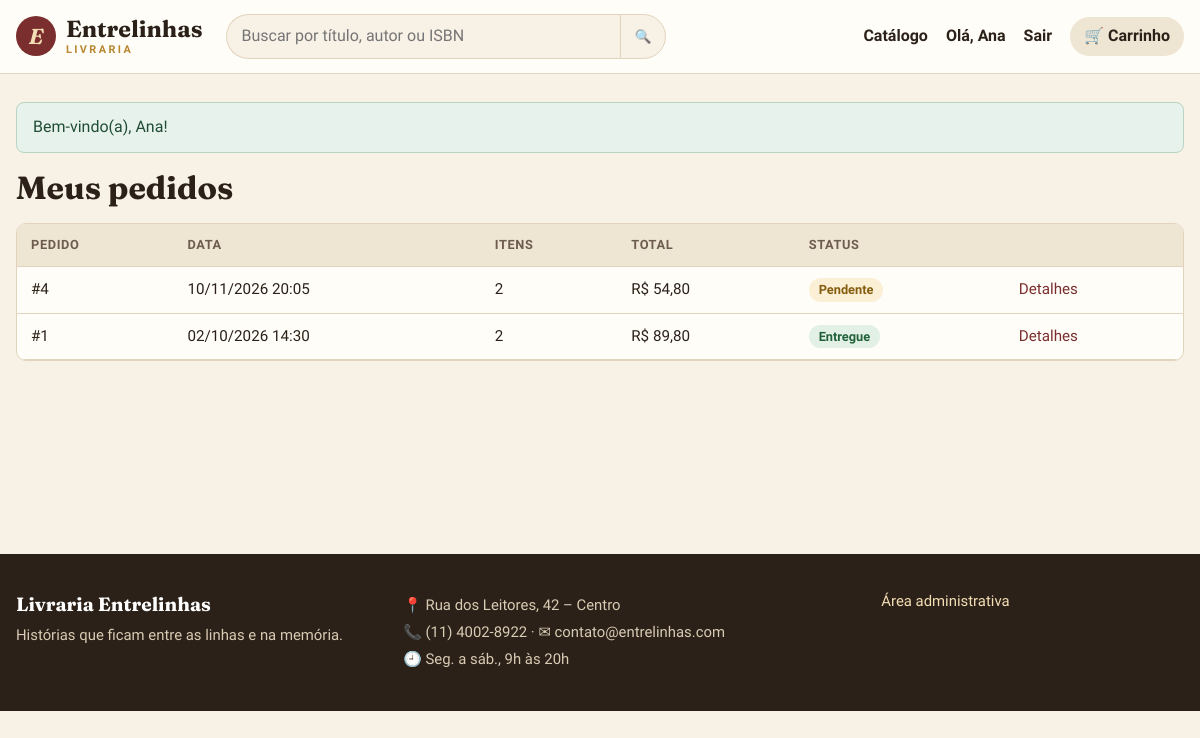
The app's page /minha-conta (signed in) with its own data.
### tables this page shows
CREATE TABLE pedidos (
    id           INT UNSIGNED AUTO_INCREMENT PRIMARY KEY,
    cliente_id   INT UNSIGNED NOT NULL,
    data_pedido  DATETIME NOT NULL DEFAULT CURRENT_TIMESTAMP,
    status       ENUM('pendente','pago','enviado','entregue','cancelado') NOT NULL DEFAULT 'pendente',
    total        DECIMAL(10,2) NOT NULL DEFAULT 0,
    observacao   VARCHAR(255) NULL,
    CONSTRAINT fk_pedido_cliente FOREIGN KEY (cliente_id) REFERENCES clientes(id)
        ON UPDATE CASCADE ON DELETE RESTRICT
);

### app/Core/Controller.php (called while the page is built, shortened)
<?php
class Controller
{
    public function render(string $view, array $dados = [], string $layout = 'public'): void
    {
        extract($dados);
        require APP_PATH . "/Views/{$view}.php";
    }
}

### app/Controllers/ContaController.php (called while the page is built, shortened)
<?php
class ContaController extends Controller
{
    public function pedidos(): void
    {
        $this->render('conta/pedidos', [
            'titulo' => 'Minha conta',
            'pedidos' => (new Pedido())->listar(['cliente_id' => Auth::cliente()['id']]),
        ]);
    }
}

### public/index.php (called while the page is built, shortened)
<?php
$router = new App\Core\Router();
$router->dispatch($_SERVER['REQUEST_URI'], $_SERVER['REQUEST_METHOD']);

### app/Core/Model.php (called while the page is built, shortened)
<?php
abstract class Model
{
    public function __construct()
    {
        $this->db = Database::getConnection();
    }
}

### app/Core/Database.php (called while the page is built, shortened)
<?php
class Database
{
    private static ?PDO $conexao = null;
    private static array $config = [];
    public static function configure(array $config): void
    {
        self::$config = $config;
    }
    public static function getConnection(): PDO
    {
        if (self::$conexao === null) {
            $c = self::$config;
            $dsn = "mysql:host={$c['host']};port={$c['port']};dbname={$c['name']};charset={$c['charset']}";
            try {
                self::$conexao = new PDO($dsn, $c['user'], $c['pass'], [
                    PDO::ATTR_ERRMODE => PDO::ERRMODE_EXCEPTION,
                    PDO::ATTR_DEFAULT_FETCH_MODE => PDO::FETCH_ASSOC,
                    PDO::ATTR_EMULATE_PREPARES => false,
                ]);
            } catch (PDOException $e) {
                http_response_code(500);
                exit('<h1>Erro ao conectar ao banco de dados</h1><p>Verifique se o container MySQL está rodando '
                    . '(<code>docker compose up -d db</code>).</p><pre>' . htmlspecialchars($e->getMessage()) . '</pre>');
            }
        }
        return self::$conexao;
    }
}

### app/Models/Pedido.php (called while the page is built, shortened)
<?php
class Pedido extends Model
{
    public function listar(array $filtros = []): array
    {
        $sql = 'SELECT p.*, c.nome AS cliente,
                       (SELECT SUM(quantidade) FROM itens_pedido i WHERE i.pedido_id = p.id) AS qtd_itens
                FROM pedidos p
                JOIN clientes c ON c.id = p.cliente_id';
        $where = [];
        $params = [];
        if (!empty($filtros['cliente_id'])) {
            $where[] = 'p.cliente_id = :cliente_id';
            $params['cliente_id'] = (int) $filtros['cliente_id'];
        }
        if ($where) {
            $sql .= ' WHERE ' . implode(' AND ', $where);
        }
        $sql .= ' ORDER BY p.data_pedido DESC, p.id DESC';
        $stmt = $this->db->prepare($sql);
        $stmt->execute($params);
        return $stmt->fetchAll();
    }
}

### app/Views/conta/pedidos.php (the view)
<h1 class="titulo-pagina">Meus pedidos</h1>
<?php if (!$pedidos): ?>
    <div class="vazio">
        <p>Você ainda não fez nenhum pedido.</p>
        <a href="<?= url('livros') ?>" class="btn btn-primario">Começar a comprar</a>
    </div>
<?php else: ?>
    <div class="tabela-wrap">
        <table class="tabela">
            <thead><tr><th>Pedido</th><th>Data</th><th>Itens</th><th>Total</th><th>Status</th><th></th></tr></thead>
            <tbody>
            <?php foreach ($pedidos as $p): ?>
                <tr>
                    <td>#<?= $p['id'] ?></td>
                    <td><?= data_br($p['data_pedido'], true) ?></td>
                    <td><?= (int) $p['qtd_itens'] ?></td>
                    <td><?= moeda($p['total']) ?></td>
                    <td><?= status_pedido($p['status']) ?></td>
                    <td><a href="<?= url('minha-conta/pedido/' . $p['id']) ?>">Detalhes</a></td>
                </tr>
            <?php endforeach; ?>
            </tbody>
        </table>
    </div>
<?php endif; ?>

### app/helpers.php (shortened to what this page needs)
<?php
function e(mixed $valor): string
{
    return htmlspecialchars((string) ($valor ?? ''), ENT_QUOTES, 'UTF-8');
}
function base_path(): string
{
    $dir = str_replace('\\', '/', dirname($_SERVER['SCRIPT_NAME'] ?? '/'));
    return rtrim($dir, '/');
}
function url(string $caminho = ''): string
{
    return base_path() . '/' . ltrim($caminho, '/');
}
function moeda(float|string|null $valor): string
{
    return 'R$ ' . number_format((float) $valor, 2, ',', '.');
}
function data_br(?string $data, bool $comHora = false): string
{
    return date($comHora ? 'd/m/Y H:i' : 'd/m/Y', strtotime($data));
}
function status_pedido(string $status): string
{
    $rotulos = [
        'pendente' => 'Pendente',
        'pago' => 'Pago',
        'enviado' => 'Enviado',
        'entregue' => 'Entregue',
        'cancelado' => 'Cancelado',
    ];
    return '<span class="badge badge-' . e($status) . '">' . e($rotulos[$status] ?? $status) . '</span>';
}

### app/Core/Router.php (shortened to what this page needs)
<?php
class Router
{
    private array $rotas = [];
    private function add(string $metodo, string $caminho, array $acao): void
    {
        $regex = preg_replace('#\{(\w+)\}#', '(?P<$1>\d+)', rtrim($caminho, '/') ?: '/');
        $this->rotas[$metodo]['#^' . $regex . '$#'] = $acao;
    }
    public function dispatch(string $uri, string $metodo): void
    {
        $caminho = parse_url($uri, PHP_URL_PATH) ?? '/';
        $caminho = rtrim($caminho, '/') ?: '/';
        foreach ($this->rotas[$metodo] ?? [] as $regex => [$controller, $acao]) {
            if (preg_match($regex, $caminho, $m)) {
                $params = array_map('intval', array_filter($m, 'is_string', ARRAY_FILTER_USE_KEY));
                (new $controller())->$acao(...array_values($params));
                return;
            }
        }
    }
}

### public/assets/css/style.css (style rules this page uses)
:root { --papel: #f7f1e6; --papel-escuro: #efe5d3; --cartao: #fffdf8; --tinta: #2b2118; --tinta-suave: #6d5d4e; --borda: #e2d4bc; --vinho: #7a2e2e; --vinho-escuro: #5e2121; --verde: #2f5d50; --ouro: #b8862f; --perigo: #b33a3a; --sombra: 0 1px 2px rgba(43, 33, 24, .06), 0 6px 18px rgba(43, 33, 24, .07); --raio: 10px; --serif: 'Fraunces', Georgia, 'Times New Roman', serif; --sans: 'Source Sans 3', system-ui, -apple-system, 'Segoe UI', sans-serif; }
* { box-sizing: border-box; }
body { margin: 0; font-family: var(--sans); font-size: 16px; line-height: 1.55; color: var(--tinta); background: var(--papel); }
h1, h2, h3 { font-family: var(--serif); font-weight: 700; line-height: 1.2; margin: 0 0 .5em; }
a { color: var(--vinho); text-decoration: none; }
.titulo-pagina { font-size: 2rem; display: flex; align-items: center; gap: 12px; flex-wrap: wrap; }
.badge { display: inline-block; padding: 2px 10px; border-radius: 999px; font-size: .8rem; font-weight: 600; background: var(--papel-escuro); color: var(--tinta-suave); white-space: nowrap; }
.badge-pendente { background: #fbefd5; color: #855d10; }
.badge-entregue { background: #e2f0e6; color: #23613a; }
.tabela-wrap { overflow-x: auto; background: var(--cartao); border: 1px solid var(--borda); border-radius: var(--raio); }
.tabela { width: 100%; border-collapse: collapse; font-size: .95rem; }
.tabela th, .tabela td { padding: 11px 14px; text-align: left; border-bottom: 1px solid var(--borda); vertical-align: middle; }
.tabela thead th { background: var(--papel-escuro); font-size: .8rem; text-transform: uppercase; letter-spacing: .05em; color: var(--tinta-suave); }

### records on screen
pedidos: id "4", data_pedido "10/11/2026 20:05", qtd_itens "2", total "R$ 54,80", status "Pendente"
pedidos: id "1", data_pedido "02/10/2026 14:30", qtd_itens "2", total "R$ 89,80", status "Entregue"

### other values on screen
$f['mensagem'] "Bem-vindo(a), Ana!"
